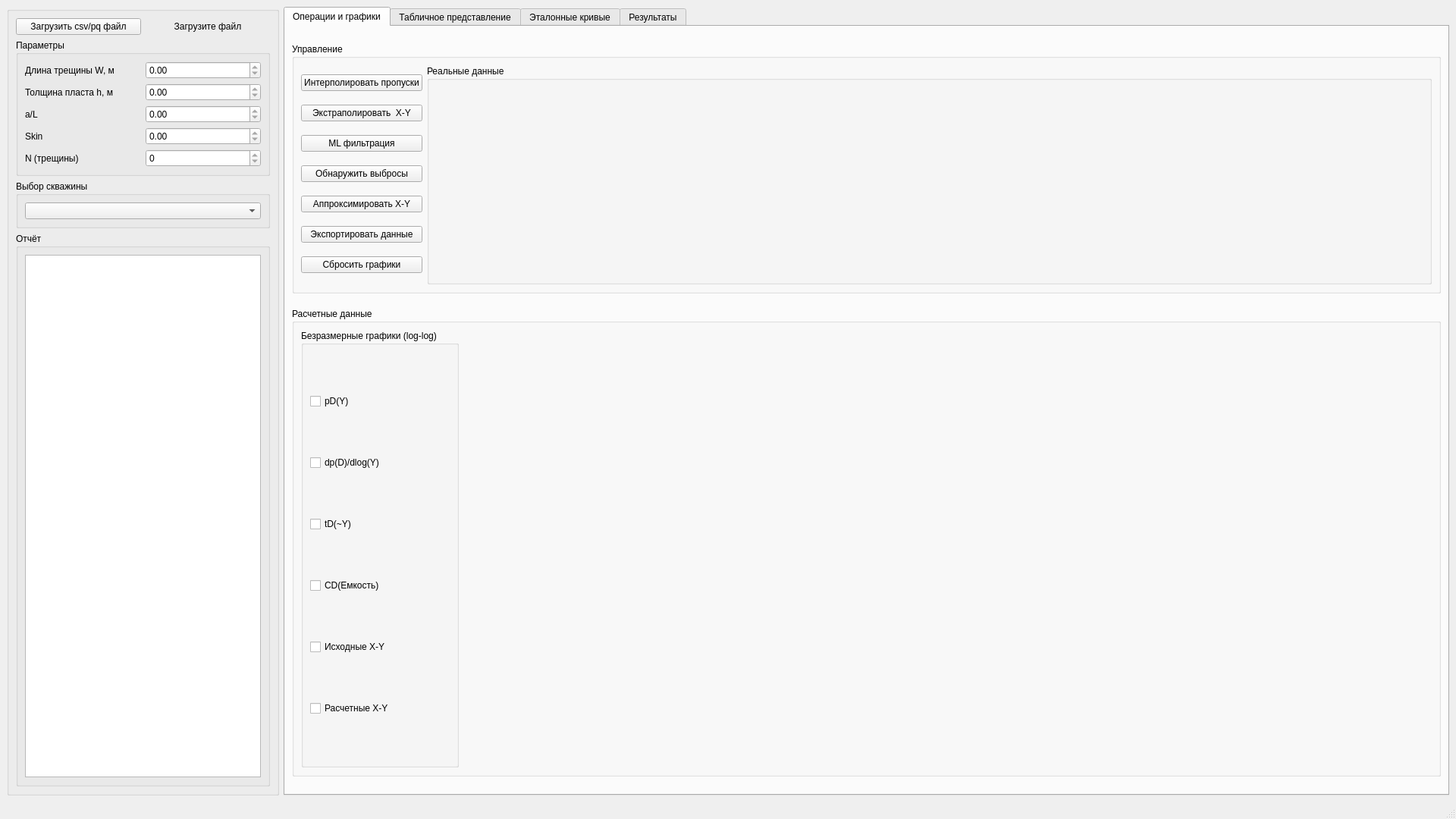
<?xml version="1.0" encoding="UTF-8"?>
<ui version="4.0">
 <class>MainWindow</class>
 <widget class="QMainWindow" name="MainWindow">
  <property name="windowModality">
   <enum>Qt::WindowModality::NonModal</enum>
  </property>
  <property name="geometry">
   <rect>
    <x>0</x>
    <y>0</y>
    <width>1920</width>
    <height>1080</height>
   </rect>
  </property>
  <property name="windowTitle">
   <string>MainWindow</string>
  </property>
  <widget class="QWidget" name="centralwidget">
   <layout class="QGridLayout" name="gridLayout_2">
    <item row="0" column="1">
     <widget class="QTabWidget" name="tab_widget">
      <property name="sizePolicy">
       <sizepolicy hsizetype="Expanding" vsizetype="Expanding">
        <horstretch>0</horstretch>
        <verstretch>0</verstretch>
       </sizepolicy>
      </property>
      <property name="currentIndex">
       <number>0</number>
      </property>
      <widget class="QWidget" name="timeseries_tab">
       <attribute name="title">
        <string>Операции и графики</string>
       </attribute>
       <layout class="QVBoxLayout" name="verticalLayout">
        <item>
         <widget class="QGroupBox" name="control_gbox">
          <property name="sizePolicy">
           <sizepolicy hsizetype="Expanding" vsizetype="Expanding">
            <horstretch>0</horstretch>
            <verstretch>0</verstretch>
           </sizepolicy>
          </property>
          <property name="minimumSize">
           <size>
            <width>0</width>
            <height>275</height>
           </size>
          </property>
          <property name="maximumSize">
           <size>
            <width>1667</width>
            <height>330</height>
           </size>
          </property>
          <property name="title">
           <string>Управление</string>
          </property>
          <layout class="QHBoxLayout" name="horizontalLayout">
           <item>
            <layout class="QVBoxLayout" name="verticalLayout_4">
             <item>
              <widget class="QPushButton" name="interp_btn">
               <property name="sizePolicy">
                <sizepolicy hsizetype="Preferred" vsizetype="Maximum">
                 <horstretch>0</horstretch>
                 <verstretch>0</verstretch>
                </sizepolicy>
               </property>
               <property name="text">
                <string>Интерполировать пропуски</string>
               </property>
              </widget>
             </item>
             <item>
              <widget class="QPushButton" name="extrapolate_btn">
               <property name="sizePolicy">
                <sizepolicy hsizetype="Preferred" vsizetype="Maximum">
                 <horstretch>0</horstretch>
                 <verstretch>0</verstretch>
                </sizepolicy>
               </property>
               <property name="text">
                <string>Экстраполировать  X-Y</string>
               </property>
              </widget>
             </item>
             <item>
              <widget class="QPushButton" name="ml_filter_btn">
               <property name="sizePolicy">
                <sizepolicy hsizetype="Preferred" vsizetype="Maximum">
                 <horstretch>0</horstretch>
                 <verstretch>0</verstretch>
                </sizepolicy>
               </property>
               <property name="text">
                <string>ML фильтрация</string>
               </property>
              </widget>
             </item>
             <item>
              <widget class="QPushButton" name="outlier_btn">
               <property name="sizePolicy">
                <sizepolicy hsizetype="Preferred" vsizetype="Maximum">
                 <horstretch>0</horstretch>
                 <verstretch>0</verstretch>
                </sizepolicy>
               </property>
               <property name="text">
                <string>Обнаружить выбросы</string>
               </property>
              </widget>
             </item>
             <item>
              <widget class="QPushButton" name="fit_xy_btn">
               <property name="sizePolicy">
                <sizepolicy hsizetype="Preferred" vsizetype="Maximum">
                 <horstretch>0</horstretch>
                 <verstretch>0</verstretch>
                </sizepolicy>
               </property>
               <property name="text">
                <string>Аппроксимировать X-Y</string>
               </property>
              </widget>
             </item>
             <item>
              <widget class="QPushButton" name="export_btn">
               <property name="sizePolicy">
                <sizepolicy hsizetype="Preferred" vsizetype="Maximum">
                 <horstretch>0</horstretch>
                 <verstretch>0</verstretch>
                </sizepolicy>
               </property>
               <property name="text">
                <string>Экспортировать данные</string>
               </property>
              </widget>
             </item>
             <item>
              <widget class="QPushButton" name="reset_plots_btn">
               <property name="sizePolicy">
                <sizepolicy hsizetype="Preferred" vsizetype="Maximum">
                 <horstretch>0</horstretch>
                 <verstretch>0</verstretch>
                </sizepolicy>
               </property>
               <property name="text">
                <string>Сбросить графики</string>
               </property>
              </widget>
             </item>
            </layout>
           </item>
           <item>
            <widget class="QGroupBox" name="groupBox_2">
             <property name="sizePolicy">
              <sizepolicy hsizetype="Expanding" vsizetype="Expanding">
               <horstretch>0</horstretch>
               <verstretch>0</verstretch>
              </sizepolicy>
             </property>
             <property name="minimumSize">
              <size>
               <width>0</width>
               <height>150</height>
              </size>
             </property>
             <property name="title">
              <string>Реальные данные</string>
             </property>
             <widget class="QWidget" name="p_graphic" native="true">
              <property name="geometry">
               <rect>
                <x>12</x>
                <y>33</y>
                <width>632</width>
                <height>175</height>
               </rect>
              </property>
              <property name="sizePolicy">
               <sizepolicy hsizetype="Expanding" vsizetype="Expanding">
                <horstretch>0</horstretch>
                <verstretch>0</verstretch>
               </sizepolicy>
              </property>
             </widget>
             <widget class="QWidget" name="q_graphic" native="true">
              <property name="geometry">
               <rect>
                <x>650</x>
                <y>33</y>
                <width>631</width>
                <height>175</height>
               </rect>
              </property>
              <property name="sizePolicy">
               <sizepolicy hsizetype="Expanding" vsizetype="Expanding">
                <horstretch>0</horstretch>
                <verstretch>0</verstretch>
               </sizepolicy>
              </property>
             </widget>
            </widget>
           </item>
          </layout>
         </widget>
        </item>
        <item>
         <widget class="QGroupBox" name="dimensionless_gbox">
          <property name="maximumSize">
           <size>
            <width>16777215</width>
            <height>618</height>
           </size>
          </property>
          <property name="title">
           <string>Расчетные данные</string>
          </property>
          <layout class="QHBoxLayout" name="horizontalLayout_6">
           <item>
            <layout class="QVBoxLayout" name="verticalLayout_7">
             <item>
              <widget class="QGroupBox" name="groupBox">
               <property name="sizePolicy">
                <sizepolicy hsizetype="Minimum" vsizetype="Preferred">
                 <horstretch>0</horstretch>
                 <verstretch>0</verstretch>
                </sizepolicy>
               </property>
               <property name="title">
                <string>Безразмерные графики (log-log)</string>
               </property>
               <property name="flat">
                <bool>false</bool>
               </property>
               <layout class="QVBoxLayout" name="verticalLayout_5">
                <item>
                 <widget class="QCheckBox" name="cb_dim_pD">
                  <property name="text">
                   <string>pD(Y)</string>
                  </property>
                 </widget>
                </item>
                <item>
                 <widget class="QCheckBox" name="cb_dim_dpD">
                  <property name="text">
                   <string>dp(D)/dlog(Y)</string>
                  </property>
                 </widget>
                </item>
                <item>
                 <widget class="QCheckBox" name="cb_dim_tD">
                  <property name="text">
                   <string>tD(~Y)</string>
                  </property>
                 </widget>
                </item>
                <item>
                 <widget class="QCheckBox" name="cb_dim_CD">
                  <property name="text">
                   <string>CD(Емкость)</string>
                  </property>
                 </widget>
                </item>
                <item>
                 <widget class="QCheckBox" name="cb_XY_plot">
                  <property name="text">
                   <string>Исходные X-Y</string>
                  </property>
                 </widget>
                </item>
                <item>
                 <widget class="QCheckBox" name="cb_calc_XY">
                  <property name="text">
                   <string>Расчетные X-Y</string>
                  </property>
                 </widget>
                </item>
               </layout>
              </widget>
             </item>
            </layout>
           </item>
           <item>
            <widget class="QWidget" name="dim_plot" native="true">
             <property name="sizePolicy">
              <sizepolicy hsizetype="Expanding" vsizetype="Expanding">
               <horstretch>0</horstretch>
               <verstretch>0</verstretch>
              </sizepolicy>
             </property>
            </widget>
           </item>
          </layout>
         </widget>
        </item>
       </layout>
      </widget>
      <widget class="QWidget" name="data_tab">
       <attribute name="title">
        <string>Табличное представление</string>
       </attribute>
       <layout class="QVBoxLayout" name="verticalLayout_8">
        <item>
         <widget class="QTableView" name="data_table"/>
        </item>
        <item>
         <widget class="QLabel" name="data_info_label">
          <property name="sizePolicy">
           <sizepolicy hsizetype="Preferred" vsizetype="Maximum">
            <horstretch>0</horstretch>
            <verstretch>0</verstretch>
           </sizepolicy>
          </property>
          <property name="text">
           <string>Данные скважины еще не загружены</string>
          </property>
         </widget>
        </item>
       </layout>
      </widget>
      <widget class="QWidget" name="type_curves_tab">
       <attribute name="title">
        <string>Эталонные кривые</string>
       </attribute>
       <layout class="QVBoxLayout" name="verticalLayout_9">
        <item>
         <layout class="QHBoxLayout" name="horizontalLayout_4"/>
        </item>
        <item>
         <widget class="QWidget" name="type_curves_plot_placeholder" native="true">
          <property name="sizePolicy">
           <sizepolicy hsizetype="Expanding" vsizetype="Expanding">
            <horstretch>0</horstretch>
            <verstretch>0</verstretch>
           </sizepolicy>
          </property>
         </widget>
        </item>
       </layout>
      </widget>
      <widget class="QWidget" name="results_tab">
       <attribute name="title">
        <string>Результаты</string>
       </attribute>
       <layout class="QVBoxLayout">
        <item>
         <widget class="QTextEdit" name="results_text">
          <property name="sizePolicy">
           <sizepolicy hsizetype="Expanding" vsizetype="Preferred">
            <horstretch>0</horstretch>
            <verstretch>0</verstretch>
           </sizepolicy>
          </property>
         </widget>
        </item>
        <item>
         <widget class="QPushButton" name="export_report_btn">
          <property name="text">
           <string>Экспорт отчета</string>
          </property>
         </widget>
        </item>
       </layout>
      </widget>
     </widget>
    </item>
    <item row="0" column="0">
     <widget class="QGroupBox" name="left_panel">
      <property name="sizePolicy">
       <sizepolicy hsizetype="Maximum" vsizetype="Preferred">
        <horstretch>0</horstretch>
        <verstretch>0</verstretch>
       </sizepolicy>
      </property>
      <property name="title">
       <string/>
      </property>
      <layout class="QGridLayout" name="gridLayout_3">
       <item row="1" column="0">
        <widget class="QGroupBox" name="params_group">
         <property name="title">
          <string>Параметры</string>
         </property>
         <layout class="QGridLayout" name="gridLayout">
          <item row="0" column="0">
           <widget class="QLabel" name="w_label">
            <property name="text">
             <string>Длина трещины W, м</string>
            </property>
           </widget>
          </item>
          <item row="0" column="1">
           <widget class="QDoubleSpinBox" name="width_doubleSpinBox">
            <property name="readOnly">
             <bool>true</bool>
            </property>
            <property name="decimals">
             <number>2</number>
            </property>
            <property name="maximum">
             <double>1000000.000000000000000</double>
            </property>
           </widget>
          </item>
          <item row="1" column="0">
           <widget class="QLabel" name="thickness_label">
            <property name="text">
             <string>Толщина пласта h, м</string>
            </property>
           </widget>
          </item>
          <item row="1" column="1">
           <widget class="QDoubleSpinBox" name="thickness_doubleSpinBox">
            <property name="readOnly">
             <bool>true</bool>
            </property>
           </widget>
          </item>
          <item row="2" column="0">
           <widget class="QLabel" name="aL_label">
            <property name="text">
             <string>a/L</string>
            </property>
           </widget>
          </item>
          <item row="2" column="1">
           <widget class="QDoubleSpinBox" name="aL_doubleSpinBox">
            <property name="readOnly">
             <bool>true</bool>
            </property>
           </widget>
          </item>
          <item row="3" column="0">
           <widget class="QLabel" name="skin_label">
            <property name="text">
             <string>Skin</string>
            </property>
           </widget>
          </item>
          <item row="3" column="1">
           <widget class="QDoubleSpinBox" name="skin_doubleSpinBox">
            <property name="readOnly">
             <bool>true</bool>
            </property>
           </widget>
          </item>
          <item row="4" column="0">
           <widget class="QLabel" name="n_label">
            <property name="text">
             <string>N (трещины)</string>
            </property>
           </widget>
          </item>
          <item row="4" column="1">
           <widget class="QSpinBox" name="n_spinBox">
            <property name="readOnly">
             <bool>true</bool>
            </property>
            <property name="maximum">
             <number>10000</number>
            </property>
           </widget>
          </item>
         </layout>
        </widget>
       </item>
       <item row="0" column="0">
        <layout class="QGridLayout" name="gridLayout_4">
         <item row="0" column="0">
          <widget class="QPushButton" name="load_template_button">
           <property name="text">
            <string>Загрузить csv/pq файл</string>
           </property>
          </widget>
         </item>
         <item row="0" column="1">
          <widget class="QLabel" name="load_file_label">
           <property name="sizePolicy">
            <sizepolicy hsizetype="Minimum" vsizetype="Minimum">
             <horstretch>0</horstretch>
             <verstretch>0</verstretch>
            </sizepolicy>
           </property>
           <property name="text">
            <string>Загрузите файл</string>
           </property>
           <property name="alignment">
            <set>Qt::AlignmentFlag::AlignCenter</set>
           </property>
          </widget>
         </item>
        </layout>
       </item>
       <item row="3" column="0">
        <layout class="QHBoxLayout" name="horizontalLayout_2"/>
       </item>
       <item row="4" column="0">
        <widget class="QGroupBox" name="report_group">
         <property name="sizePolicy">
          <sizepolicy hsizetype="Expanding" vsizetype="Expanding">
           <horstretch>0</horstretch>
           <verstretch>0</verstretch>
          </sizepolicy>
         </property>
         <property name="title">
          <string>Отчёт</string>
         </property>
         <layout class="QVBoxLayout" name="verticalLayout_2">
          <item>
           <widget class="QTextEdit" name="text_report">
            <property name="sizePolicy">
             <sizepolicy hsizetype="Expanding" vsizetype="Expanding">
              <horstretch>0</horstretch>
              <verstretch>0</verstretch>
             </sizepolicy>
            </property>
            <property name="minimumSize">
             <size>
              <width>0</width>
              <height>0</height>
             </size>
            </property>
            <property name="maximumSize">
             <size>
              <width>16777215</width>
              <height>16777215</height>
             </size>
            </property>
            <property name="readOnly">
             <bool>true</bool>
            </property>
           </widget>
          </item>
         </layout>
        </widget>
       </item>
       <item row="2" column="0">
        <widget class="QGroupBox" name="groupBox_3">
         <property name="title">
          <string>Выбор скважины</string>
         </property>
         <layout class="QVBoxLayout" name="verticalLayout_3">
          <item>
           <widget class="QComboBox" name="well_combo_dim">
            <property name="sizePolicy">
             <sizepolicy hsizetype="Preferred" vsizetype="Preferred">
              <horstretch>0</horstretch>
              <verstretch>0</verstretch>
             </sizepolicy>
            </property>
            <property name="minimumSize">
             <size>
              <width>311</width>
              <height>0</height>
             </size>
            </property>
           </widget>
          </item>
         </layout>
        </widget>
       </item>
      </layout>
     </widget>
    </item>
   </layout>
  </widget>
  <widget class="QStatusBar" name="statusbar"/>
 </widget>
 <resources/>
 <connections/>
</ui>
